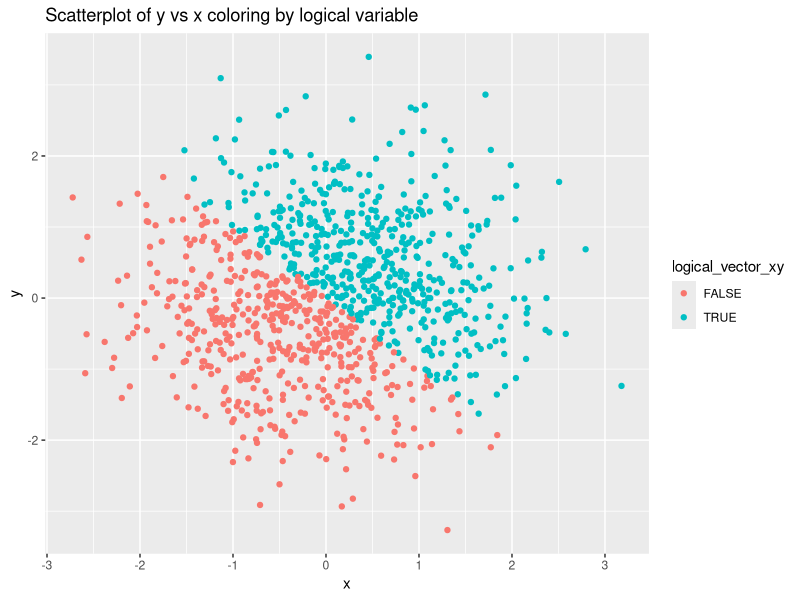
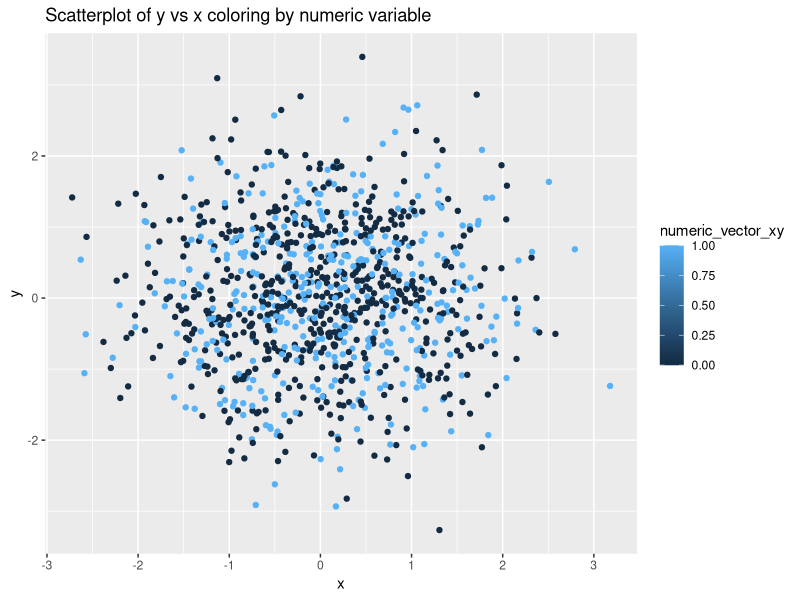
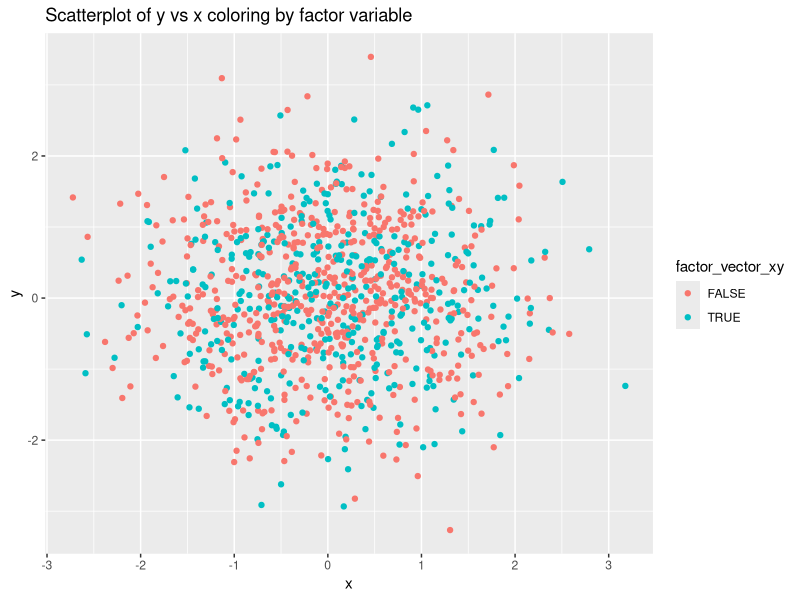
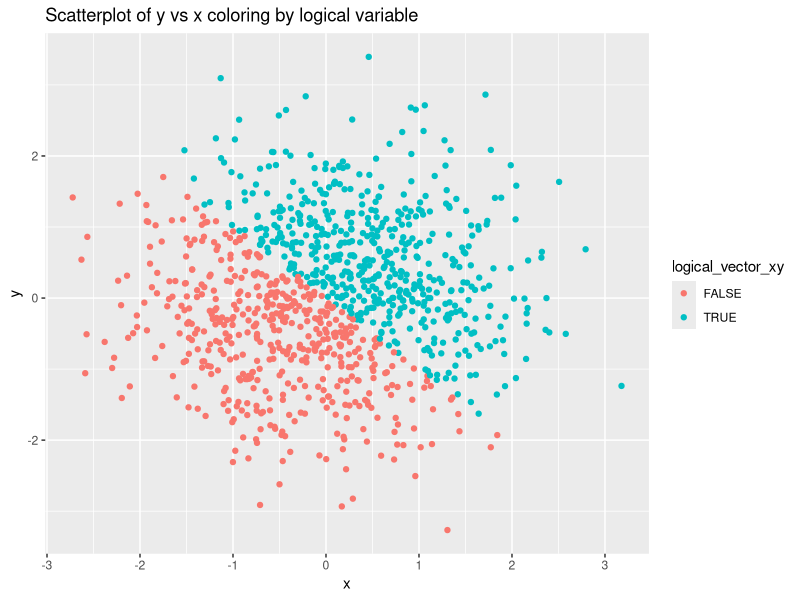

Source code (R) for these figures, in order:
## ---- chunk 1
library(tidyverse)
library(ggplot2)
## ---- chunk 2

# A random sample of size 10 from a uniform[0, 5] distribution
uniform_sample = runif (10, 0, 5)

# A logical vector indicating whether elements of the sample are greater than 2
logical_vector = uniform_sample > 2

# A (length-10) character vector
character_vector = c('a', 'b', 'c', 'd', 'e', 'f', 'g', 'h', 'i', 'j')

# A (length-10) factor vector
factor_vector = factor(c(1, 2, 3, 4, 5, 5, 4, 3, 2, 1))

# Creat them to be a data frame
data_frame = data.frame(uniform_sample, logical_vector, character_vector, factor_vector)
## ---- chunk 3

# First convert character variable from character to factor
as.factor(data_frame$character_vector)

# Then covert it from factor to numeric
as.numeric(as.factor(data_frame$character_vector))    
## ---- chunk 4

# First convert factor variable from factor to character
as.character(data_frame$factor_vector)

# Then covert it from character to numeric
as.numeric(as.character(data_frame$factor_vector))
## ---- chunk 5

# x: a random sample of size 1000 from a standard Normal distribution
x = rnorm(1000)

# y: a random sample of size 1000 from a standard Normal distribution
y = rnorm(1000)

# A logical vector indicating whether the x + y > 0
logical_vector_xy = x+y > 0

# A numeric vector created by coercing the above logical vector
numeric_vector_xy = as.numeric(logical_vector)

# A factor vector created by coercing the above logical vector
factor_vector_xy = as.factor(logical_vector)

# Creating them to a data frame
data_frame_xy = data.frame(x, y,logical_vector_xy,numeric_vector_xy,factor_vector_xy)
## ---- chunk 6
ggplot(data_frame_xy, aes(x = x, y = y, color = logical_vector_xy))+
geom_point()+
labs(title = "Scatterplot of y vs x coloring by logical variable") 
## ---- chunk 7
ggsave(filename = "first scatterplot.png",ggplot(data_frame_xy, aes(x = x, y = y, color = logical_vector_xy))+
geom_point()+
labs(title = "Scatterplot of y vs x coloring by logical variable") )
## ---- chunk 8
ggplot(data_frame_xy, aes(x = x, y = y, color = numeric_vector_xy))+
geom_point()+
labs(title = "Scatterplot of y vs x coloring by numeric variable") 
## ---- chunk 9
ggplot(data_frame_xy, aes(x = x, y = y, color = factor_vector_xy))+
geom_point()+
labs(title = "Scatterplot of y vs x coloring by factor variable") 
